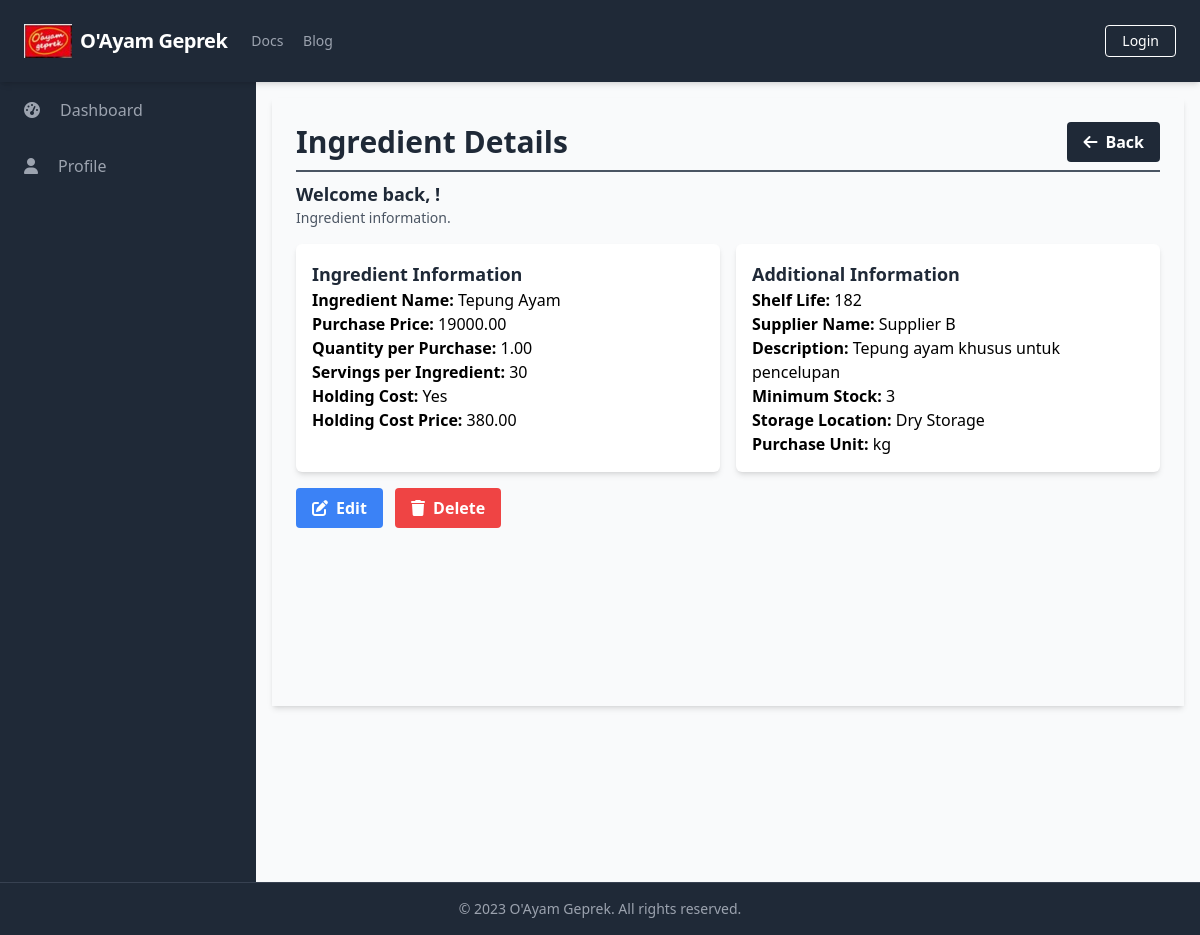
The app's page /manage_ingredients/manage_ingredients_detail.php?id=2 with its own data.
### tables this page shows
CREATE TABLE `Ingredients` (
  `IngredientID` int(11) NOT NULL,
  `IngredientName` varchar(255) NOT NULL,
  `PurchasePrice` decimal(10,2) NOT NULL,
  `QuantityPerPurchase` decimal(10,2) NOT NULL,
  `ServingsPerIngredient` int(11) NOT NULL,
  `HoldingCost` tinyint(1) NOT NULL,
  `HoldingCostPrice` decimal(10,2) DEFAULT NULL,
  `ShelfLife` int(11) DEFAULT NULL,
  `SupplierName` varchar(255) DEFAULT NULL,
  `Description` text DEFAULT NULL,
  `MinimumStock` int(11) DEFAULT NULL,
  `StorageLocation` varchar(50) DEFAULT NULL,
  `PurchaseUnit` varchar(50) NOT NULL,
  `UsagePerDay` decimal(10,2) DEFAULT NULL,
  `UsagePerMonth` decimal(10,2) DEFAULT NULL,
  `OrderCost` decimal(10,2) DEFAULT NULL,
  `HoldingCostPercentage` decimal(5,2) DEFAULT NULL
);

### public/manage_ingredients/manage_ingredients_detail.php (the view, shortened to what this page needs)
<?php
require_once('../../database/connection.php');
$ingredientID = '';
$errors = array();
$ingredientData = array();
if (isset($_GET['id'])) {
    $ingredientID = $_GET['id'];
    $query = "SELECT * FROM Ingredients WHERE IngredientID = $ingredientID";
    $result = $conn->query($query);
    if ($result->num_rows > 0) {
        $ingredientData = $result->fetch_assoc();
    } else {
        $errors[] = "Ingredient not found.";
    }
}
?>
<?php include_once('../components/header.php'); ?>
<div class="h-screen flex flex-col">
    <?php include('../components/navbar.php'); ?>
    <div class="flex-grow bg-gray-50 flex flex-row shadow-md">
        <?php include('../components/sidebar.php'); ?>
        <main class="bg-gray-50 flex flex-col flex-1 overflow-y-scroll h-screen flex-shrink-0 sc-hide pb-40">
            <div class="flex items-start justify-start p-6 shadow-md m-4 flex-1 flex-col">
                <div class="flex flex-row justify-between items-center w-full border-b-2 border-gray-600 mb-2 pb-2">
                    <h1 class="text-3xl text-gray-800 font-semibold w-full">Ingredient Details</h1>
                    <div class="flex flex-row justify-end items-center">
                        <a href="../manage_ingredients/manage_ingredients_list.php" class="bg-gray-800 hover:bg-gray-700 text-white font-bold py-2 px-4 rounded inline-flex items-center space-x-2">
                            <i class="fas fa-arrow-left"></i>
                            <span>Back</span>
                        </a>
                    </div>
                </div>
                <div class="flex flex-col w-full">
                    <div class="flex flex-row justify-between items-center w-full mb-2 pb-2">
                        <div>
                            <h2 class="text-lg text-gray-800 font-semibold">Welcome back, <?php echo $_SESSION['FullName']; ?>!</h2>
                            <p class="text-gray-600 text-sm">Ingredient information.</p>
                        </div>
                    </div>
                    <?php if (!empty($ingredientData)) : ?>
                        <div class="grid grid-cols-2 gap-4">
                            <div class="bg-white shadow-md p-4 rounded-md">
                                <h3 class="text-lg font-semibold text-gray-800">Ingredient Information</h3>
                                <p><strong>Ingredient Name:</strong> <?php echo $ingredientData['IngredientName']; ?></p>
                                <p><strong>Purchase Price:</strong> <?php echo $ingredientData['PurchasePrice']; ?></p>
                                <p><strong>Quantity per Purchase:</strong> <?php echo $ingredientData['QuantityPerPurchase']; ?></p>
                                <p><strong>Servings per Ingredient:</strong> <?php echo $ingredientData['ServingsPerIngredient']; ?></p>
                                <p><strong>Holding Cost:</strong> <?php echo $ingredientData['HoldingCost'] ? 'Yes' : 'No'; ?></p>
                                <p><strong>Holding Cost Price:</strong> <?php echo $ingredientData['HoldingCostPrice']; ?></p>
                            </div>
                            <div class="bg-white shadow-md p-4 rounded-md">
                                <h3 class="text-lg font-semibold text-gray-800">Additional Information</h3>
                                <p><strong>Shelf Life:</strong> <?php echo $ingredientData['ShelfLife']; ?></p>
                                <p><strong>Supplier Name:</strong> <?php echo $ingredientData['SupplierName']; ?></p>
                                <p><strong>Description:</strong> <?php echo $ingredientData['Description']; ?></p>
                                <p><strong>Minimum Stock:</strong> <?php echo $ingredientData['MinimumStock']; ?></p>
                                <p><strong>Storage Location:</strong> <?php echo $ingredientData['StorageLocation']; ?></p>
                                <p><strong>Purchase Unit:</strong> <?php echo $ingredientData['PurchaseUnit']; ?></p>
                            </div>
                        </div>
                        <div class="mt-4">
                            <a href="manage_ingredients_update.php?id=<?php echo $ingredientID; ?>" class="bg-blue-500 hover:bg-blue-700 text-white font-bold py-2 px-4 rounded inline-flex items-center mr-2">
                                <i class="fas fa-edit mr-2"></i>
                                <span>Edit</span>
                            </a>
                            <a href="#" onclick="confirmDelete(<?php echo $ingredientID; ?>)" class="bg-red-500 hover:bg-red-700 text-white font-bold py-2 px-4 rounded inline-flex items-center">
                                <i class="fas fa-trash mr-2"></i>
                                <span>Delete</span>
                            </a>
                        </div>
                    <?php else : ?>
                        <div class="bg-white shadow-md p-4 rounded-md">
                            <p>No ingredient data available.</p>
                        </div>
                    <?php endif; ?>
                </div>
            </div>
        </main>
    </div>
    <?php include('../components/footer.php'); ?>
</div>
</body>
</html>

### records on screen
ingredients: IngredientName "Tepung Ayam", PurchasePrice "19000.00", QuantityPerPurchase "1.00", ServingsPerIngredient "30", HoldingCostPrice "380.00", ShelfLife "182", SupplierName "Supplier B", Description "Tepung ayam khusus untuk pencelupan", MinimumStock "3", StorageLocation "Dry Storage", PurchaseUnit "kg"

### other values on screen
$baseTitle "O'Ayam Geprek"
